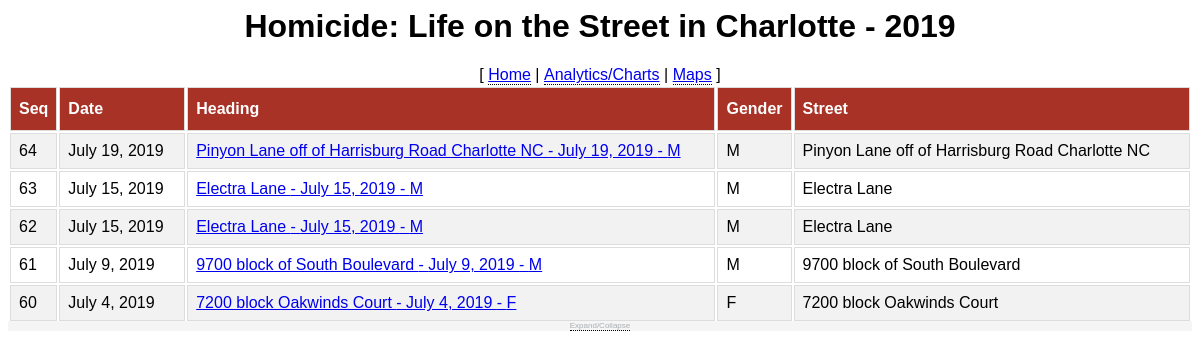
The page / on the database its author committed.
### tracker/models.py (models this page shows, shortened)
class Homicide(models.Model):
    GENDERS = (        ('F', 'Female'),  ('M', 'Male'),('O', 'Other or Unknown'),    )
    MOTIVES = (        ('D', 'Dispute'), ('G', 'Gang'),('F', 'Family/Domestic'), ('R','Robbery'),('O', 'Other or Unknown'),    )
    MEANS = (          ('S', 'Stabbing'),('G', 'Gun'), ('O', 'Other or Unknown'),    )
    ETHNICITIES = (    ('A','Asian'),    ('W','White'),('B','Black'), ('H','Hispanic'),('O','Other or Unknown'), )
    LOCATIONS = (      ('H', 'Home'),    ('C', 'Car'), ('S', 'Street'), ('O','Other/Unknown'),    )
    date = models.DateField()
    time = models.TimeField(blank=True, default='01:00')
    street = models.CharField(max_length=80, blank=True, default='')
    intersection = models.CharField(max_length=120, blank=True, default='')
    mapiframe = models.TextField(blank=True, default='')
    gender = models.CharField(max_length=1, choices=GENDERS, default='O')
    age = models.IntegerField(blank=True, default='')
    name = models.CharField(max_length=80, blank=True, default='')
    ethnicity = models.CharField(max_length=1, choices=ETHNICITIES, default='O')
    motive = models.CharField(max_length=1, choices=MOTIVES, default='O')
    means = models.CharField(max_length=1, choices=MEANS, default='O')
    count = models.IntegerField(blank=True, default=0)
    killergender = models.CharField(max_length=1, choices=GENDERS, default='O')
    killerage = models.IntegerField(blank=True, default=0)
    killername = models.CharField(max_length=80, blank=True, default='')
    killerethnicity = models.CharField(max_length=1, choices=ETHNICITIES, default='O')
    location = models.CharField(max_length=1, choices=LOCATIONS, default='O')
    articles = models.ManyToManyField(Article, blank=True)

### tracker/views.py (the view)
# urls.py: path('', views.HomicideListView.as_view(), name='index'),
class HomicideListView(generic.ListView):
    model = Homicide
    template_name = 'tracker/detail.html'
    queryset = Homicide.objects.all().order_by('-count')
    context_object_name = 'h_list'

### tracker/templates/tracker/detail.html (shortened to what this page needs)
<html>
    <head>
    </head>
    <body onload="initialize()">
        <div class='homicidepage'>
            <h1 style="text-align: center; font-family:'Lucida Sans', 'Lucida Sans Regular', 'Lucida Grande', 'Lucida Sans Unicode', Geneva, Verdana, sans-serif">
                    Homicide: Life on the Street in Charlotte - 2019</h1>
            <div class='menu' style="text-align: center">
                [ <div class='tooltip'>
                    <a href="/homicide">Home</a>
                </div> |
                <div class='tooltip'>
                        <a href="/chart">Analytics/Charts</a>
                    </div> |
                <div class='tooltip'>
                        <a href="/map">Maps</a>
                </div> ]
            </div>
            <div class='listview'>
                <table >
                    <tr>
                        <th>Seq</th>
                        <th>Date</th>
                        <th>Heading</th>
                        <th>Gender</th>
                        <th>Street</th>
                    </tr>
                    {% if h_list %}
                        {% for item in h_list %}
                            <tr>
                                <td> {{item.count}}</td>
                                <td> {{item.date}}</td>
                                <td><a href="/homicide/{{ item.id }}">{{ item.street}} - {{item.date}} - {{item.gender }}</a> </td>
                                <td> {{item.gender}}</td>
                                <td> {{item.street}}</td>
                            </tr>
                        {% endfor %}
                    {% else %}
                            <tr>
                                <p>No homicides are available.</p>
                            </tr>
                    {% endif %}
                </table>
            </div>
            <div style="width:100%; text-align: center; font-size:.5em; height: 10px; background-color: whitesmoke;">
                <div class='tooltip'>
                    <span style="color: rgba(137, 144, 150, 0.699)">Expand/Collapse</span>
                </div>
            </div>
    </body>
</html>

### tracker/templates/tracker/detail.html (style rules this page uses)
.homicidepage { font-family: "Trebuchet MS", Arial, Helvetica, sans-serif; border-collapse: collapse; width: 100%; }
.homicidepage table { margin-left:auto; margin-right:auto; }
.listview { height:30%; overflow:auto; }
.listview td, .listview th { border: 1px solid #ddd; padding: 8px; }
.listview tr:nth-child(even) { background-color: #f2f2f2; }
.listview th { padding-top: 12px; padding-bottom: 12px; text-align: left; background-color: #A93226; color: white; }
.tooltip { position: relative; display: inline-block; border-bottom: 1px dotted black; }

### rows shown on the page
Homicide: count "64", date "July 19, 2019", street "Pinyon Lane off of Harrisburg Road Charlotte NC", gender "M"
Homicide: count "63", date "July 15, 2019", street "Electra Lane", gender "M"
Homicide: count "62", date "July 15, 2019", street "Electra Lane", gender "M"
Homicide: count "61", date "July 9, 2019", street "9700 block of South Boulevard", gender "M"
Homicide: count "60", date "July 4, 2019", street "7200 block Oakwinds Court", gender "F"
